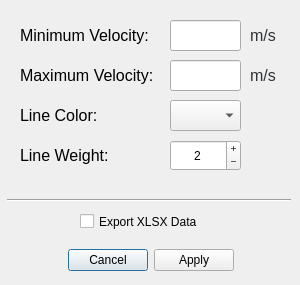
<?xml version="1.0" encoding="UTF-8"?>
<ui version="4.0">
 <class>lift2dragvsVel_Dialog</class>
 <widget class="QDialog" name="lift2dragvsVel_Dialog">
  <property name="geometry">
   <rect>
    <x>0</x>
    <y>0</y>
    <width>300</width>
    <height>285</height>
   </rect>
  </property>
  <property name="sizePolicy">
   <sizepolicy hsizetype="Fixed" vsizetype="Fixed">
    <horstretch>0</horstretch>
    <verstretch>0</verstretch>
   </sizepolicy>
  </property>
  <property name="windowTitle">
   <string>Plotting Lift-to-weight vs Velocity</string>
  </property>
  <property name="sizeGripEnabled">
   <bool>false</bool>
  </property>
  <property name="modal">
   <bool>false</bool>
  </property>
  <widget class="QLabel" name="lift2dragminVel_label">
   <property name="geometry">
    <rect>
     <x>20</x>
     <y>20</y>
     <width>141</width>
     <height>31</height>
    </rect>
   </property>
   <property name="sizePolicy">
    <sizepolicy hsizetype="Fixed" vsizetype="Fixed">
     <horstretch>0</horstretch>
     <verstretch>0</verstretch>
    </sizepolicy>
   </property>
   <property name="styleSheet">
    <string notr="true">QLabel {font: 11pt &quot;Ubuntu&quot;}</string>
   </property>
   <property name="text">
    <string>&lt;html&gt;&lt;head/&gt;&lt;body&gt;&lt;p&gt;&lt;span style=&quot; font-size:12pt;&quot;&gt;Minimum Velocity:&lt;/span&gt;&lt;/p&gt;&lt;/body&gt;&lt;/html&gt;</string>
   </property>
  </widget>
  <widget class="QLabel" name="lift2dragmaxVel_label">
   <property name="geometry">
    <rect>
     <x>20</x>
     <y>60</y>
     <width>141</width>
     <height>31</height>
    </rect>
   </property>
   <property name="sizePolicy">
    <sizepolicy hsizetype="Fixed" vsizetype="Fixed">
     <horstretch>0</horstretch>
     <verstretch>0</verstretch>
    </sizepolicy>
   </property>
   <property name="styleSheet">
    <string notr="true">QLabel {font: 11pt &quot;Ubuntu&quot;}</string>
   </property>
   <property name="text">
    <string>&lt;html&gt;&lt;head/&gt;&lt;body&gt;&lt;p&gt;&lt;span style=&quot; font-size:12pt;&quot;&gt;Maximum Velocity:&lt;/span&gt;&lt;/p&gt;&lt;/body&gt;&lt;/html&gt;</string>
   </property>
  </widget>
  <widget class="QLineEdit" name="lift2dragminVel_lineEdit">
   <property name="geometry">
    <rect>
     <x>170</x>
     <y>20</y>
     <width>71</width>
     <height>31</height>
    </rect>
   </property>
   <property name="alignment">
    <set>Qt::AlignLeading|Qt::AlignLeft|Qt::AlignVCenter</set>
   </property>
   <property name="clearButtonEnabled">
    <bool>false</bool>
   </property>
  </widget>
  <widget class="QLineEdit" name="lift2dragmaxVel_lineEdit">
   <property name="geometry">
    <rect>
     <x>170</x>
     <y>60</y>
     <width>71</width>
     <height>31</height>
    </rect>
   </property>
   <property name="alignment">
    <set>Qt::AlignLeading|Qt::AlignLeft|Qt::AlignVCenter</set>
   </property>
   <property name="clearButtonEnabled">
    <bool>false</bool>
   </property>
  </widget>
  <widget class="QLabel" name="lift2dragminVelms_label">
   <property name="geometry">
    <rect>
     <x>250</x>
     <y>20</y>
     <width>41</width>
     <height>31</height>
    </rect>
   </property>
   <property name="sizePolicy">
    <sizepolicy hsizetype="Fixed" vsizetype="Fixed">
     <horstretch>0</horstretch>
     <verstretch>0</verstretch>
    </sizepolicy>
   </property>
   <property name="styleSheet">
    <string notr="true">QLabel {font: 10pt &quot;Ubuntu&quot;}</string>
   </property>
   <property name="text">
    <string>&lt;html&gt;&lt;head/&gt;&lt;body&gt;&lt;p&gt;&lt;span style=&quot; font-size:12pt; color:#2e3436;&quot;&gt;m/s&lt;/span&gt;&lt;/p&gt;&lt;/body&gt;&lt;/html&gt;</string>
   </property>
  </widget>
  <widget class="QLabel" name="lift2dragmaxVelms_label">
   <property name="geometry">
    <rect>
     <x>250</x>
     <y>60</y>
     <width>41</width>
     <height>31</height>
    </rect>
   </property>
   <property name="sizePolicy">
    <sizepolicy hsizetype="Fixed" vsizetype="Fixed">
     <horstretch>0</horstretch>
     <verstretch>0</verstretch>
    </sizepolicy>
   </property>
   <property name="styleSheet">
    <string notr="true">QLabel {font: 10pt &quot;Ubuntu&quot;}</string>
   </property>
   <property name="text">
    <string>&lt;html&gt;&lt;head/&gt;&lt;body&gt;&lt;p&gt;&lt;span style=&quot; font-size:12pt; color:#2e3436;&quot;&gt;m/s&lt;/span&gt;&lt;/p&gt;&lt;/body&gt;&lt;/html&gt;</string>
   </property>
  </widget>
  <widget class="QDialogButtonBox" name="lift2dragvsVel_buttonBox">
   <property name="geometry">
    <rect>
     <x>10</x>
     <y>240</y>
     <width>281</width>
     <height>41</height>
    </rect>
   </property>
   <property name="sizePolicy">
    <sizepolicy hsizetype="Fixed" vsizetype="Fixed">
     <horstretch>0</horstretch>
     <verstretch>0</verstretch>
    </sizepolicy>
   </property>
   <property name="orientation">
    <enum>Qt::Horizontal</enum>
   </property>
   <property name="standardButtons">
    <set>QDialogButtonBox::Apply|QDialogButtonBox::Cancel</set>
   </property>
   <property name="centerButtons">
    <bool>true</bool>
   </property>
  </widget>
  <widget class="QLabel" name="lift2dragvsVel_linecolor_label">
   <property name="geometry">
    <rect>
     <x>20</x>
     <y>100</y>
     <width>91</width>
     <height>31</height>
    </rect>
   </property>
   <property name="sizePolicy">
    <sizepolicy hsizetype="Fixed" vsizetype="Fixed">
     <horstretch>0</horstretch>
     <verstretch>0</verstretch>
    </sizepolicy>
   </property>
   <property name="styleSheet">
    <string notr="true">QLabel {font: 11pt &quot;Ubuntu&quot;}</string>
   </property>
   <property name="text">
    <string>&lt;html&gt;&lt;head/&gt;&lt;body&gt;&lt;p&gt;&lt;span style=&quot; font-size:12pt;&quot;&gt;Line Color:&lt;/span&gt;&lt;/p&gt;&lt;/body&gt;&lt;/html&gt;</string>
   </property>
  </widget>
  <widget class="QComboBox" name="lift2dragvsVel_linecolor_comboBox">
   <property name="geometry">
    <rect>
     <x>170</x>
     <y>100</y>
     <width>71</width>
     <height>31</height>
    </rect>
   </property>
   <property name="sizePolicy">
    <sizepolicy hsizetype="Fixed" vsizetype="Fixed">
     <horstretch>0</horstretch>
     <verstretch>0</verstretch>
    </sizepolicy>
   </property>
  </widget>
  <widget class="QLabel" name="lift2dragvsVel_lw_label">
   <property name="geometry">
    <rect>
     <x>20</x>
     <y>140</y>
     <width>91</width>
     <height>31</height>
    </rect>
   </property>
   <property name="sizePolicy">
    <sizepolicy hsizetype="Fixed" vsizetype="Fixed">
     <horstretch>0</horstretch>
     <verstretch>0</verstretch>
    </sizepolicy>
   </property>
   <property name="styleSheet">
    <string notr="true">QLabel {font: 11pt &quot;Ubuntu&quot;}</string>
   </property>
   <property name="text">
    <string>&lt;html&gt;&lt;head/&gt;&lt;body&gt;&lt;p&gt;&lt;span style=&quot; font-size:12pt;&quot;&gt;Line Weight:&lt;/span&gt;&lt;/p&gt;&lt;/body&gt;&lt;/html&gt;</string>
   </property>
  </widget>
  <widget class="QSpinBox" name="lift2dragvsVel_lw_spinBox">
   <property name="geometry">
    <rect>
     <x>170</x>
     <y>140</y>
     <width>71</width>
     <height>31</height>
    </rect>
   </property>
   <property name="sizePolicy">
    <sizepolicy hsizetype="Fixed" vsizetype="Fixed">
     <horstretch>0</horstretch>
     <verstretch>0</verstretch>
    </sizepolicy>
   </property>
   <property name="alignment">
    <set>Qt::AlignCenter</set>
   </property>
   <property name="buttonSymbols">
    <enum>QAbstractSpinBox::PlusMinus</enum>
   </property>
   <property name="showGroupSeparator" stdset="0">
    <bool>false</bool>
   </property>
   <property name="minimum">
    <number>1</number>
   </property>
   <property name="maximum">
    <number>5</number>
   </property>
   <property name="value">
    <number>2</number>
   </property>
  </widget>
  <widget class="Line" name="divider_line">
   <property name="geometry">
    <rect>
     <x>7</x>
     <y>190</y>
     <width>284</width>
     <height>21</height>
    </rect>
   </property>
   <property name="sizePolicy">
    <sizepolicy hsizetype="Fixed" vsizetype="Fixed">
     <horstretch>0</horstretch>
     <verstretch>0</verstretch>
    </sizepolicy>
   </property>
   <property name="orientation">
    <enum>Qt::Horizontal</enum>
   </property>
  </widget>
  <widget class="QCheckBox" name="exportData_checkBox">
   <property name="geometry">
    <rect>
     <x>80</x>
     <y>210</y>
     <width>151</width>
     <height>23</height>
    </rect>
   </property>
   <property name="sizePolicy">
    <sizepolicy hsizetype="Fixed" vsizetype="Fixed">
     <horstretch>0</horstretch>
     <verstretch>0</verstretch>
    </sizepolicy>
   </property>
   <property name="text">
    <string>Export XLSX Data</string>
   </property>
   <property name="tristate">
    <bool>false</bool>
   </property>
  </widget>
 </widget>
 <resources/>
 <connections/>
</ui>
